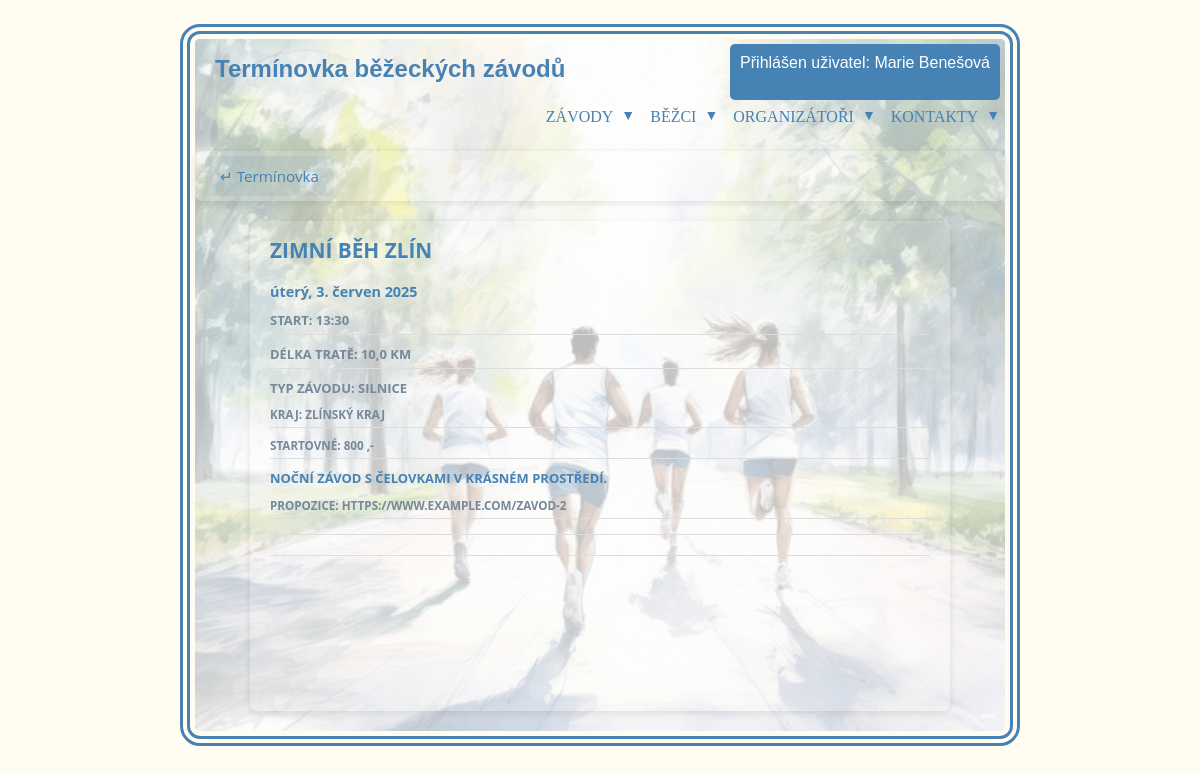
Screenshot of /2/ (signed in) with the database file from the repository.
### users/models.py (models this page shows, shortened)
class User(AbstractBaseUser, PermissionsMixin):
    ROLE_CHOICES = [
        ('R', 'Runner'),
        ('O', 'Organizátor'),
        ('A', 'Admin'),
    ]
    email = models.EmailField(unique=True)
    password = models.CharField(max_length=128,null=False,blank=False)
    role = models.CharField(max_length=1, choices=ROLE_CHOICES)
    first_name = models.CharField(max_length=30, null=False, blank=False)
    last_name = models.CharField(max_length=60, null=False, blank=False)
    birth_date = models.DateField(null=False, blank=False)
    sex = models.CharField(max_length=1, choices=[('M', 'Muž'), ('F', 'Žena')], null=False, blank=False)
    organization_name = models.CharField(max_length=100, null=False, blank=False)
    website = models.URLField(null=False, blank=False)
    is_active = models.BooleanField(default=True)
    is_staff = models.BooleanField(default=False)
    objects = UserManager()
    USERNAME_FIELD = 'email'
    REQUIRED_FIELDS = ['role']
    class Meta:
        verbose_name = "uživatel"
        verbose_name_plural = "uživatelé"
        constraints = [
            models.UniqueConstraint(fields=['email', 'role'], name='unique_email_role')
        ]

### events/models.py (models this page shows, shortened)
class Event(models.Model):
    date_event = models.DateField(verbose_name='Datum události')
    name_event = models.CharField(max_length=30, verbose_name='Název události')
    description = models.TextField(verbose_name='Popis události')
    start_time = models.TimeField(verbose_name='Čas startu')
    distance = models.IntegerField(verbose_name='Vzdálenost')
    country = models.CharField(max_length=50, verbose_name='Země')
    city = models.CharField(max_length=50, verbose_name='Město')
    region = models.CharField(
        max_length=100,
        choices=[
            ('hlavní město Praha', 'hlavní město Praha'),
            ('Středočeský kraj', 'Středočeský kraj'),
            ('Jihočeský kraj', 'Jihočeský kraj'),
            ('Plzeňský kraj', 'Plzeňský kraj'),
            ('Karlovarský kraj', 'Karlovarský kraj'),
            ('Ústecký kraj', 'Ústecký kraj'),
            ('Liberecký kraj', 'Liberecký kraj'),
            ('Královéhradecký kraj', 'Královéhradecký kraj'),
            ('Pardubický kraj', 'Pardubický kraj'),
            ('Kraj Vysočina', 'Kraj Vysočina'),
            ('Jihomoravský kraj', 'Jihomoravský kraj'),
            ('Olomoucký kraj', 'Olomoucký kraj'),
            ('Moravskoslezský kraj', 'Moravskoslezský kraj'),
            ('Zlínský kraj', 'Zlínský kraj')
        ],
        verbose_name='Kraj'
    )
    typ_race = models.CharField(
        max_length=7,
        choices=[
            ('Silnice', 'Silnice'),
            ('Trail', 'Trail'),
            ('Mix', 'Smíšený')
        ],
        verbose_name='Typ závodu - povrch'
    )
    propozition = models.CharField(max_length=100, null=True, blank=True, verbose_name='Propozice')
    start_fee = models.IntegerField(null=True, blank=True, verbose_name='Startovné')
    organizer = models.ForeignKey(settings.AUTH_USER_MODEL, on_delete=models.CASCADE, limit_choices_to={'role': 'O'})
    class Meta:
        ordering = ['date_event']

### events/views.py (the view)
# urls.py: path('<int:pk>/', EventDetailView.as_view(), name='event_details'),
class EventDetailView(DetailView):
    model = Event
    template_name = 'event_details.html'
    context_object_name = 'event'

### events/templatetags/filters.py (called while the page is built)
@register.filter
def m_2_km(value):
    try:
        return value / 1000
    except (ValueError, TypeError):
        return value

@register.filter   # zobrazit formát času
def format_HHMM(value):
    if value is not None:
        return value.strftime('%H:%M')
    return 'No time provided'

### events/templates/event_details.html
{% extends "base.html" %}
{% load filters %}
{% block content %}
<div class="back-link-bar">
    <a href="{% url 'events_search' %}" class="back-link">↵ Termínovka</a>
</div>
<div class="writing-container_detail">
    <div class="name_event_detail">{{ event.name_event }}</div><br>
    <div class="date_event_detail">{{ event.date_event|date:"l, j. F Y" }}
    <div class="date_event basic_info_detail">Start:  {{event.start_time|format_HHMM}} </div>
    <div class="date_event basic_info_detail">Délka tratě:   {{event.distance|m_2_km}} km</div>
    <div class="date_event basic_info_detail">Typ závodu:   {{event.typ_race}}
    <div class="date_event basic_info_detail">Kraj:  {{event.region}}</div>
    <div class="date_event basic_info_detail">Startovné: {{event.start_fee|floatformat:0}} ,-</div>
    <div class="description_detail">{{ event.description }}</div>
    <div class="date_event basic_info_detail">Propozice: {{ event.propozition }}</div>
</div>
{% endblock %}

### templates/base.html (shortened to what this page needs)
{% load static %}
<!DOCTYPE html>
<html lang="en">
{% include "includes/head.html" %}
<body>
<main>
<div class="container">
    <div class="top-right">
        {% if user.is_authenticated %}
            <div class="dropdown">
                <button class="dropbtn" type="button">
                    <div class="user-info">Přihlášen uživatel: {{ user.first_name }} {{ user.last_name }}</div>
                    <span class="arrow">▼</span>
                </button>
            </div>
    {% else %}
        <a href="">Registrace</a>
        <a href="">Přihlášení</a>
    {% endif %}
    </div>
    <h1 class="h1">Termínovka běžeckých závodů</h1>
    {% include "includes/nav_bar.html" %}
    {% block content %}
    {% endblock %}
</div>
</div>
</main>
</body>
</html>

### static/css/styles.css (style rules this page uses)
* { box-sizing: border-box; }
@media (max-width: 1200px) { .container { width: 70%; } }
body { background-color: #fffcf2; margin: 0; padding: 0; }
.h1 { font-family: Verdana, Geneva, Tahoma, sans-serif; font-size: x-large; color: #4682b4; margin-left: 20px; }
.container { position: relative; max-width: 70%; width: 100%; height: auto; justify-content: flex-start; align-items: center; border: #4682b4 10px double; background-clip: content-box; background-image: linear-gradient(rgba(255,255,255,0.7), rgba(255,255,255,0.7)), url('/static/img/background.png'); background-repeat: no-repeat; background-position: center; background-size: cover; border-radius: 20px; padding: 5px; margin: 2% auto; }
.top-right { position: absolute; top: 10px; right: 10px; font-size: 14px; font-weight:lighter; text-decoration: none; display: flex; gap: 15px; list-style: none; padding:0rem; margin: 0; text-transform: uppercase; align-items: center; }
.user-info { margin: 0; white-space: nowrap; }

### static/css/events_list.css (style rules this page uses)
.date_event { font-family: 'Open Sans', sans-serif; font-size: 0.9em; font-weight: bold; color:lightslategrey; border-bottom: 1px solid #ddd; padding-bottom: 5px; margin-bottom: 10px; }

### static/css/events_detail.css (style rules this page uses)
.writing-container_detail { background-color: rgba(255, 255, 255, 0.1); border-radius: 8px; box-shadow: 0 2px 8px rgba(0, 0, 0, 0.1); padding: 15px 20px; margin: 20px auto; max-width: 700px; transition: transform 0.3s ease; }
.date_event_detail { font-family: 'Open Sans', sans-serif; font-size: 0.9em; font-weight: bold; color:#4682b4; border-bottom: 1px solid #ddd; padding-bottom: 10px; margin-bottom: 140px; }
.name_event_detail { font-family: 'Open Sans', sans-serif; font-size: 1.3em; font-weight: bold; color: #4682b4; text-transform: uppercase; }
.description_detail { font-size: 1em; color: #4682b4; line-height: 1.5; }
.basic_info_detail { font-family: 'Open Sans', sans-serif; margin-top: 10px; margin-bottom: 10px; color:lightslategrey; text-transform:uppercase; }
.back-link-bar { box-sizing: border-box; display: flex; background-color: rgba(255, 255, 255, 0.1); border-radius: 8px; box-shadow: 0 2px 8px rgba(0, 0, 0, 0.1); padding: 5px 10px; margin: 20px auto; width: 100%; transition: transform 0.3s ease; }
.back-link { font-family: 'Open Sans', sans-serif; font-size: 0.95em; color: #4682b4; text-decoration: none; padding: 10px 15px; border-radius: 5px; background-color: rgba(70, 130, 180, 0.1); transition: background-color 0.3s ease; }

### static/css/menu.css (style rules this page uses)
.arrow { font-size: 14px; color: #4682b4; cursor: pointer; }

### static/css/user_form_register.css (style rules this page uses)
button { padding: 10px; background-color: #4682b4; color: white; border: none; border-radius: 5px; cursor: pointer; font-size: 1rem; }

### static/css/dashboard.css (style rules this page uses)
.date_event { font-family: 'Open Sans', sans-serif; font-size: 0.9em; font-weight: bold; color:lightslategrey; border-bottom: 1px solid #ddd; padding-bottom: 5px; margin-bottom: 10px; }

### rows the page displays
User: first_name "Marie", last_name "Benešová"
Event: name_event "ZIMNÍ BĚH ZLÍN", date_event "úterý, 3. červen 2025", start_time "13:30", distance|m_2_km "10,0", typ_race "SILNICE", region "ZLÍNSKÝ KRAJ", start_fee "800", description "NOČNÍ ZÁVOD S ČELOVKAMI V KRÁSNÉM PROSTŘEDÍ.", propozition "HTTPS://WWW.EXAMPLE.COM/ZAVOD-2"
